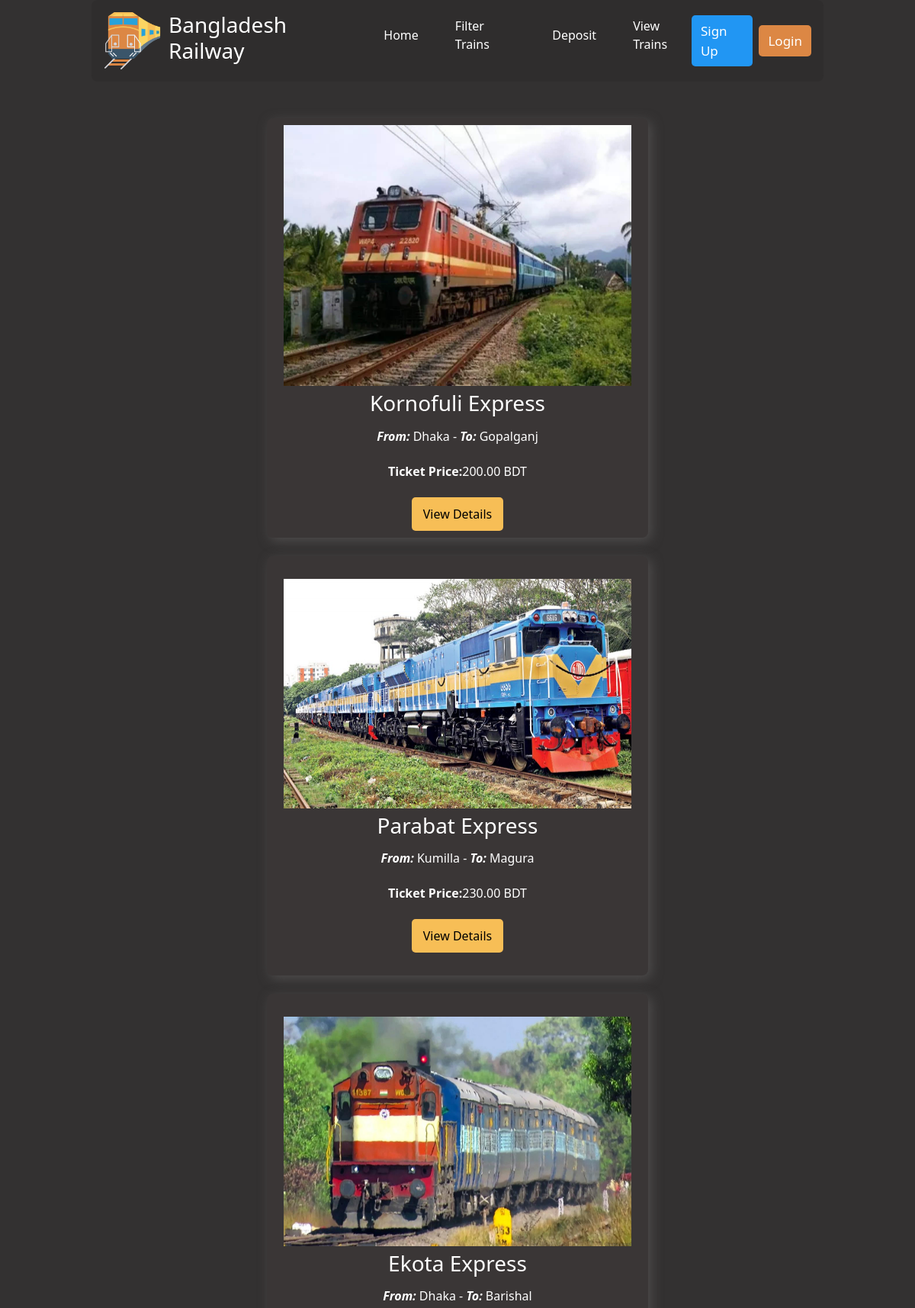
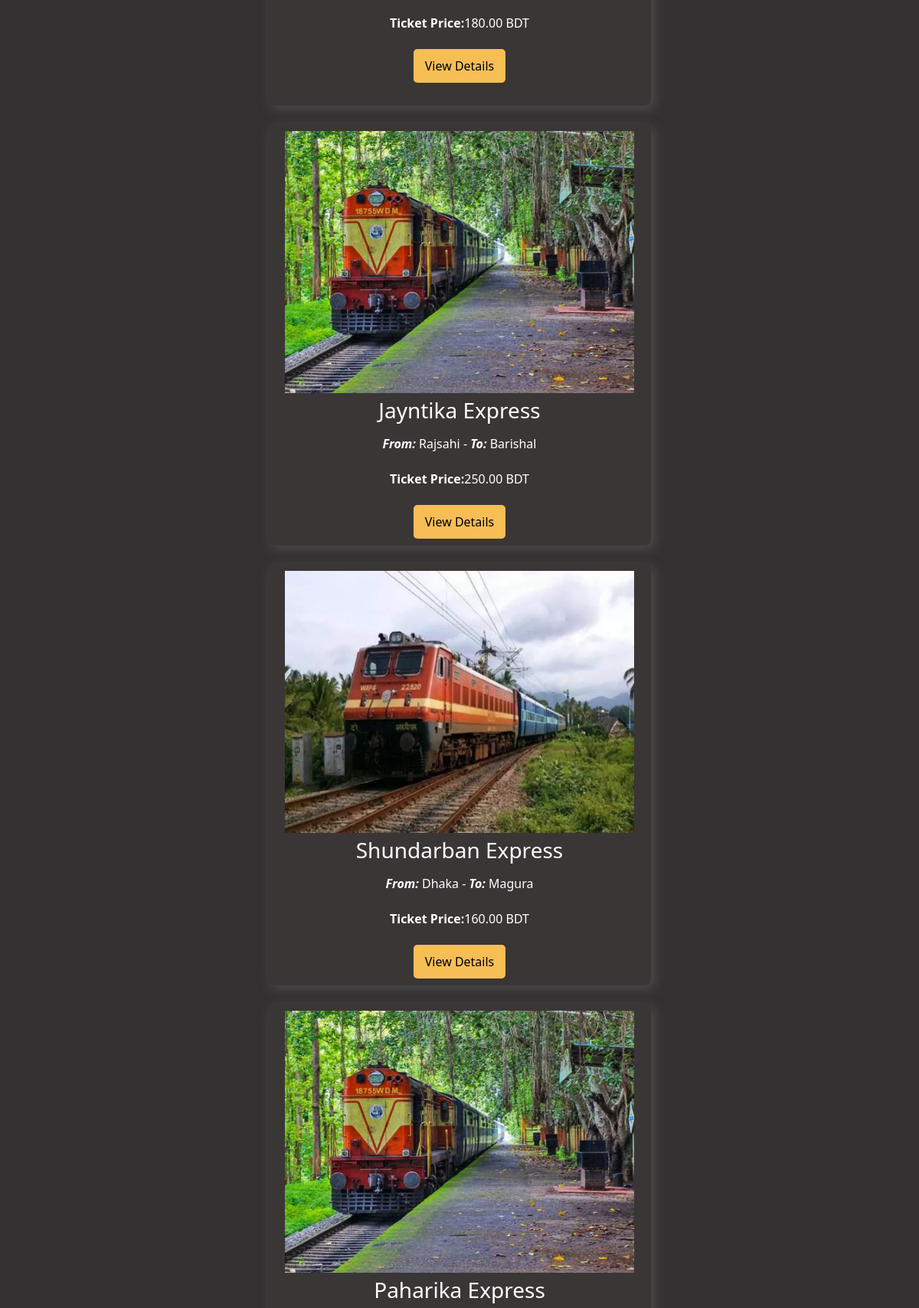
The app's page /train/all_trains/ (upper part) with its own data (2 pictures, top to bottom).
### train/models.py (models this page shows, shortened)
class Train(models.Model):
    name = models.CharField(max_length=20)
    source_station = models.ForeignKey(SourceStation,on_delete=models.CASCADE, related_name='source')
    destination_station = models.ForeignKey(DestinationStation, on_delete=models.CASCADE, related_name='destination')
    total_seats = models.PositiveIntegerField()
    available_seats = models.PositiveIntegerField(default=total_seats)
    ticket_price = models.DecimalField(decimal_places=2, max_digits=12,blank=True, null=True)
    image = models.ImageField(upload_to='uploads/')

class SourceStation(models.Model):
    name = models.CharField(max_length=15, choices=SOURCE_STATIONS)

class DestinationStation(models.Model):
    name = models.CharField(max_length=15, choices=DESTINATION_STATIONS)

### train/views.py (the view)
# urls.py: path('all_trains/', views.TrainView, name='all_trains'),
def TrainView(request):
    trains = Train.objects.all()
    return render(request,'train_view.html', {'trains': trains})

### train/templates/train_view.html (shortened to what this page needs)
{% extends "base.html" %}
{% block content %}
<div class="d-flex flex-wrap justify-content-around mt-5">
    {% for train in trains %}
        <div class="train_card mb-4">
            <img src=" {{train.image.url}} " alt="#">
            <h3>{{train.name}}</h3>
            <p><strong class="fst-italic" >From:</strong> {{train.source_station.name}} - <span> <strong class="fst-italic" >To:</strong> </span> {{train.destination_station.name}} </p>
            <p><strong>Ticket Price:</strong>{{train.ticket_price}} BDT</p>
            <a href=" {% url "train_details" train.id %} ">View Details</a>
        </div>
    {% endfor %}
</div>
{% endblock content %}

### core/templates/base.html (shortened to what this page needs)
{% load static %}
<!DOCTYPE html>
<html lang="en">
<head>
    <link rel="stylesheet" href=" {% static "css/style.css" %} ">
    <link href="https://cdn.jsdelivr.net/npm/bootstrap@5.3.3/dist/css/bootstrap.min.css" rel="stylesheet">
</head>
<body>
    <nav class="d-flex align-items-center justify-content-around p-3 nav_container">
        <div class="logo_section">
            <img src=" {% static "images/rail.png" %} " alt="#">
            <h3 class="text-white">Bangladesh Railway</h3>
        </div>
        <div class="menu_item_section">
            <ul class="d-flex align-items-center gap-5">
                <li><a href=" {% url "home" %} ">Home</a></li>
                <li><a href=" {% url "filter_train" %} ">Filter Trains</a></li>
                <li><a href=" {% url "deposit" %} ">Deposit</a></li>
                <li><a href=" {% url "all_trains" %} ">View Trains</a></li>
            </ul>
        </div>
        <div class="user_section d-flex align-items-center gap-2">
            {% if user.is_authenticated %}
                <h5>Bal: ({{user.balance}})</h5>
            <a class="signup" href=" {% url "profile" user.id %} ">Profile</a>
            <a class="login" href=" {% url "logout" %} ">Logout</a>
            {% else %}
            <a class="signup" href=" {% url "signup" %} ">Sign Up</a>
            <a class="login" href=" {% url "login" %} ">Login</a>
            {% endif %}
        </div>
    </nav>
    {% block content %}
    {% endblock content %}
</body>
</html>

### core/static/css/style.css (style rules this page uses)
body { width: 80vw; margin: 0 auto !important; background-color: #333131 !important; color: white !important; }
.nav_container { background-color: rgb(47 45 45); border-radius: 8px; }
.logo_section { display: flex; align-items: center; gap: 10px; }
.logo_section img { height: 75px; }
li { list-style: none; }
.menu_item_section a { color: white; }
a { text-decoration: none !important; }
.user_section a { padding: 8px 12px; color: white; border-radius: 5px; font-size: 17px; }
.signup { background-color: #2196F3; }
.login { background-color: #dc8744; }
.train_card { height: 550px; background-color: #3a3636; width: 500px; padding: 30px 22px; border-radius: 8px; box-shadow: 4px 4px 15px #4f4d4d; display: flex; flex-direction: column; gap: 6px; justify-content: center; align-items: center; }
.train_card img { height: 350px; width: 100%; }
.train_card a { padding: 10px 15px; color: black; border-radius: 5px; background-color: #f7be56; }

### records on screen
Train: image (picture), name "Kornofuli Express", source_station.name "Dhaka", destination_station.name "Gopalganj", ticket_price "200.00"
Train: image (picture), name "Parabat Express", source_station.name "Kumilla", destination_station.name "Magura", ticket_price "230.00"
Train: image (picture), name "Ekota Express", source_station.name "Dhaka", destination_station.name "Barishal", ticket_price "180.00"
Train: image (picture), name "Jayntika Express", source_station.name "Rajsahi", destination_station.name "Barishal", ticket_price "250.00"
Train: image (picture), name "Shundarban Express", source_station.name "Dhaka", destination_station.name "Magura", ticket_price "160.00"
Train: image (picture), name "Paharika Express"
